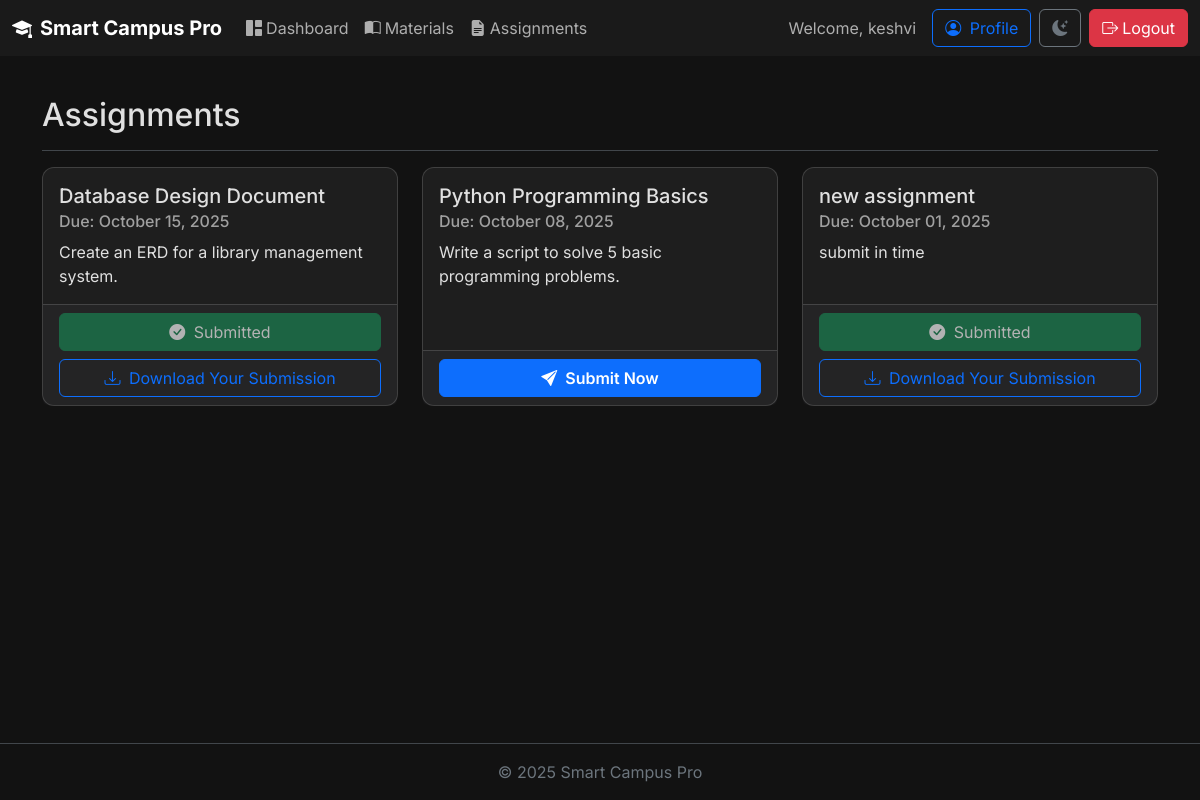
Screenshot of /assignments (signed in) with the database file from the repository.
### portal/models.py (models this page shows)
class User(db.Model, UserMixin):
    id = db.Column(db.Integer, primary_key=True)
    name = db.Column(db.String(150), nullable=False)
    email = db.Column(db.String(150), unique=True, nullable=False)
    password_hash = db.Column(db.String(256), nullable=False)
    role = db.Column(db.String(20), nullable=False, default='student')
    theme = db.Column(db.String(10), default='dark')
    is_blocked = db.Column(db.Boolean, nullable=False, default=False)
    materials = db.relationship('Material', backref='uploader', lazy=True)
    assignments = db.relationship('Assignment', backref='creator', lazy=True)
    submissions = db.relationship('Submission', backref='student', lazy=True)
    announcements = db.relationship('Announcement', backref='poster', lazy=True)
    badges = db.relationship('Badge', backref='user', lazy=True)
    profile = db.relationship('Profile', backref='user', lazy=True, uselist=False)
    @property
    def is_active(self):
        return not self.is_blocked

class Assignment(db.Model):
    id = db.Column(db.Integer, primary_key=True)
    title = db.Column(db.String(200), nullable=False)
    description = db.Column(db.Text, nullable=False)
    deadline = db.Column(db.DateTime, nullable=False)
    attachment_path = db.Column(db.String(300), nullable=True)
    created_date = db.Column(db.DateTime, nullable=False, default=datetime.utcnow)
    user_id = db.Column(db.Integer, db.ForeignKey('user.id'), nullable=False)
    submissions = db.relationship('Submission', backref='assignment', lazy='dynamic')

### portal/routes.py (the view)
@main_bp.route("/assignments")
@login_required
def assignments():
    form = AssignmentCreationForm()
    all_assignments = Assignment.query.order_by(Assignment.deadline.desc()).all()
    submitted_ids = [s.assignment_id for s in current_user.submissions] if current_user.role == 'student' else []
    student_submissions_map = {}
    if current_user.role == 'student':
        subs = Submission.query.filter_by(user_id=current_user.id).all()
        student_submissions_map = {s.assignment_id: s for s in subs}
    return render_template(
        'assignments.html',
        assignments=all_assignments,
        form=form,
        submitted_ids=submitted_ids,
        student_submissions_map=student_submissions_map,
        now=datetime.utcnow()
    )

### portal/templates/assignments.html (shortened to what this page needs)
{% extends "base.html" %}
{% block content %}
<div class="d-flex justify-content-between flex-wrap flex-md-nowrap align-items-center pt-3 pb-2 mb-3 border-bottom border-secondary-subtle">
    <h1 class="h2">Assignments</h1>
</div>
<div class="row row-cols-1 row-cols-md-2 row-cols-lg-3 g-4">
    {% for assignment in assignments %}
        {% include '_assignment_card.html' %}
    {% else %}
    <div class="col">
        <p class="text-muted">No assignments have been created yet.</p>
    </div>
    {% endfor %}
</div>
{% endblock %}

### portal/templates/base.html (shortened to what this page needs)
<!DOCTYPE html>
<html lang="en" data-bs-theme="{{ current_user.theme if current_user.is_authenticated else 'dark' }}">
<head>
    <link href="https://cdn.jsdelivr.net/npm/bootstrap@5.3.2/dist/css/bootstrap.min.css" rel="stylesheet">
    <link href="https://cdn.jsdelivr.net/npm/bootstrap-icons@1.11.1/font/bootstrap-icons.css" rel="stylesheet">
    <link rel="stylesheet" href="{{ url_for('static', filename='css/style.css') }}">
</head>
<body class="d-flex flex-column min-vh-100">
    {% if current_user.is_authenticated %}
    <nav class="navbar navbar-expand-lg sticky-top">
        <div class="container-fluid">
            <a class="navbar-brand fw-bold" href="{{ url_for('routes.dashboard') }}"><i class="bi bi-mortarboard-fill me-2"></i>Smart Campus Pro</a>
            <div class="collapse navbar-collapse" id="navbarNav">
                <ul class="navbar-nav me-auto mb-2 mb-lg-0">
                    <li class="nav-item"><a class="nav-link" href="{{ url_for('routes.dashboard') }}"><i class="bi bi-grid-1x2-fill me-1"></i>Dashboard</a></li>
                    <li class="nav-item"><a class="nav-link" href="{{ url_for('routes.materials') }}"><i class="bi bi-book-half me-1"></i>Materials</a></li>
                    <li class="nav-item"><a class="nav-link" href="{{ url_for('routes.assignments') }}"><i class="bi bi-file-earmark-text-fill me-1"></i>Assignments</a></li>
                </ul>
                <div class="d-flex align-items-center">
                    <span class="navbar-text me-3 d-flex align-items-center gap-2">
                        <span>Welcome, {{ current_user.name }}</span>
                    </span>
                    <a href="{{ url_for('routes.profile') }}" class="btn btn-outline-primary me-2">
                        <i class="bi bi-person-circle me-1"></i> Profile
                    </a>
                    <button id="theme-toggle" class="btn btn-outline-secondary me-2">
                        <i class="bi bi-moon-stars-fill theme-icon-dark"></i>
                    </button>
                    <a href="{{ url_for('routes.logout') }}" class="btn btn-danger"><i class="bi bi-box-arrow-right me-1"></i>Logout</a>
                </div>
            </div>
        </div>
    </nav>
    {% endif %}
    <main class="container my-4 flex-grow-1">
        {% block content %}{% endblock %}
    </main>
    <footer class="text-center py-3 mt-auto border-top border-secondary-subtle">
        <div class="text-secondary">© 2025 Smart Campus Pro</div>
    </footer>
</body>
</html>

### portal/templates/_assignment_card.html (shortened to what this page needs)
<div class="col">
    <div class="card h-100">
        <div class="card-body d-flex flex-column">
            <h5 class="card-title">{{ assignment.title }}</h5>
            <h6 class="card-subtitle mb-2 text-muted">Due: {{ assignment.deadline.strftime('%B %d, %Y') }}</h6>
            <p class="card-text flex-grow-1">{{ assignment.description }}</p>
        </div>
        <div class="card-footer">
            {% if current_user.role == 'student' %}
                {% if assignment.id in submitted_ids %}
                    <div class="d-grid gap-2">
                        <button class="btn btn-success" disabled><i class="bi bi-check-circle-fill me-1"></i> Submitted</button>
                        {% set my_sub = student_submissions_map.get(assignment.id) %}
                        {% if my_sub and my_sub.file_path %}
                            <a href="{{ url_for('routes.download_file', filename=my_sub.file_path) }}" class="btn btn-outline-primary">
                                <i class="bi bi-download me-1"></i> Download Your Submission
                            </a>
                        {% endif %}
                    </div>
                {% elif assignment.deadline < now %}
                    <a href="{{ url_for('routes.submit_assignment', assignment_id=assignment.id) }}" class="btn btn-warning w-100"><i class="bi bi-exclamation-triangle-fill me-1"></i> Submit Late</a>
                {% else %}
                    <a href="{{ url_for('routes.submit_assignment', assignment_id=assignment.id) }}" class="btn btn-primary w-100"><i class="bi bi-send-fill me-1"></i> Submit Now</a>
                {% endif %}
            {% endif %}
        </div>
    </div>
</div>

### portal/static/css/style.css (style rules this page uses)
:root { --primary-accent: #0d6efd; --primary-accent-hover: #0a58ca; }
body { font-family: 'Inter', sans-serif; transition: background-color 0.3s ease, color 0.3s ease; }
[data-bs-theme="dark"] { --bs-body-bg: #121212; --bs-body-color: #e0e0e0; --surface-color: #1e1e1e; --bs-border-color: #333; --bs-secondary-color: #a0a0a0; }
[data-bs-theme="dark"] .navbar { background: rgba(30, 30, 30, 0.75) !important; backdrop-filter: blur(12px); }
[data-bs-theme="dark"] .card, [data-bs-theme="dark"] .modal-content, [data-bs-theme="dark"] .list-group-item { background-color: var(--surface-color); }
.card { border-radius: 0.75rem; transition: transform 0.2s ease-in-out, box-shadow 0.2s ease-in-out; }
.btn-primary { background-color: var(--primary-accent); border-color: var(--primary-accent); font-weight: 600; }
.theme-icon-dark { display: none; }
[data-bs-theme="dark"] .theme-icon-dark { display: inline-block; }

### rows the page displays
User: name "keshvi"
Assignment: title "Database Design Document", deadline "October 15, 2025", description "Create an ERD for a library management system."
Assignment: title "Python Programming Basics", deadline "October 08, 2025", description "Write a script to solve 5 basic programming problems."
Assignment: title "new assignment", deadline "October 01, 2025", description "submit in time"
